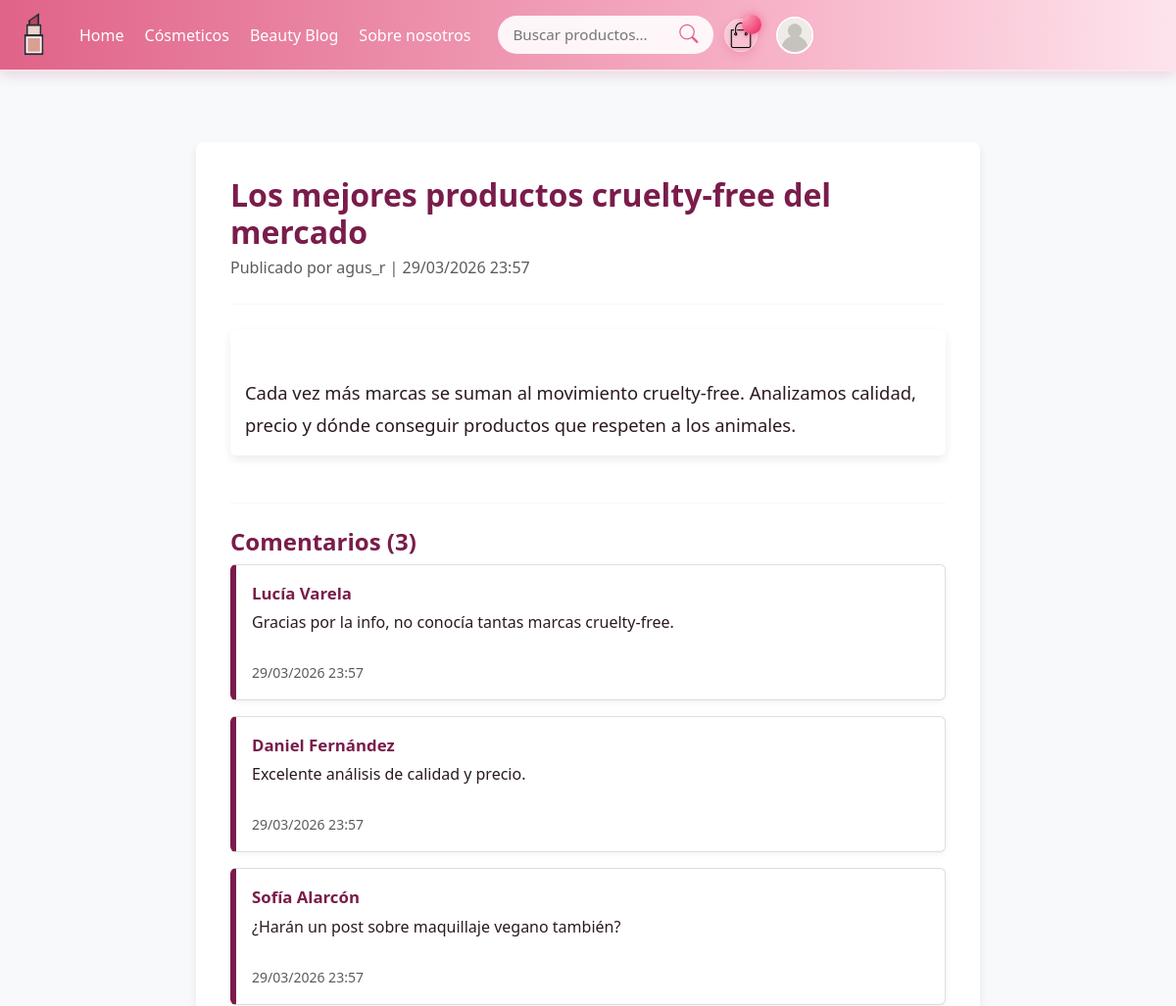
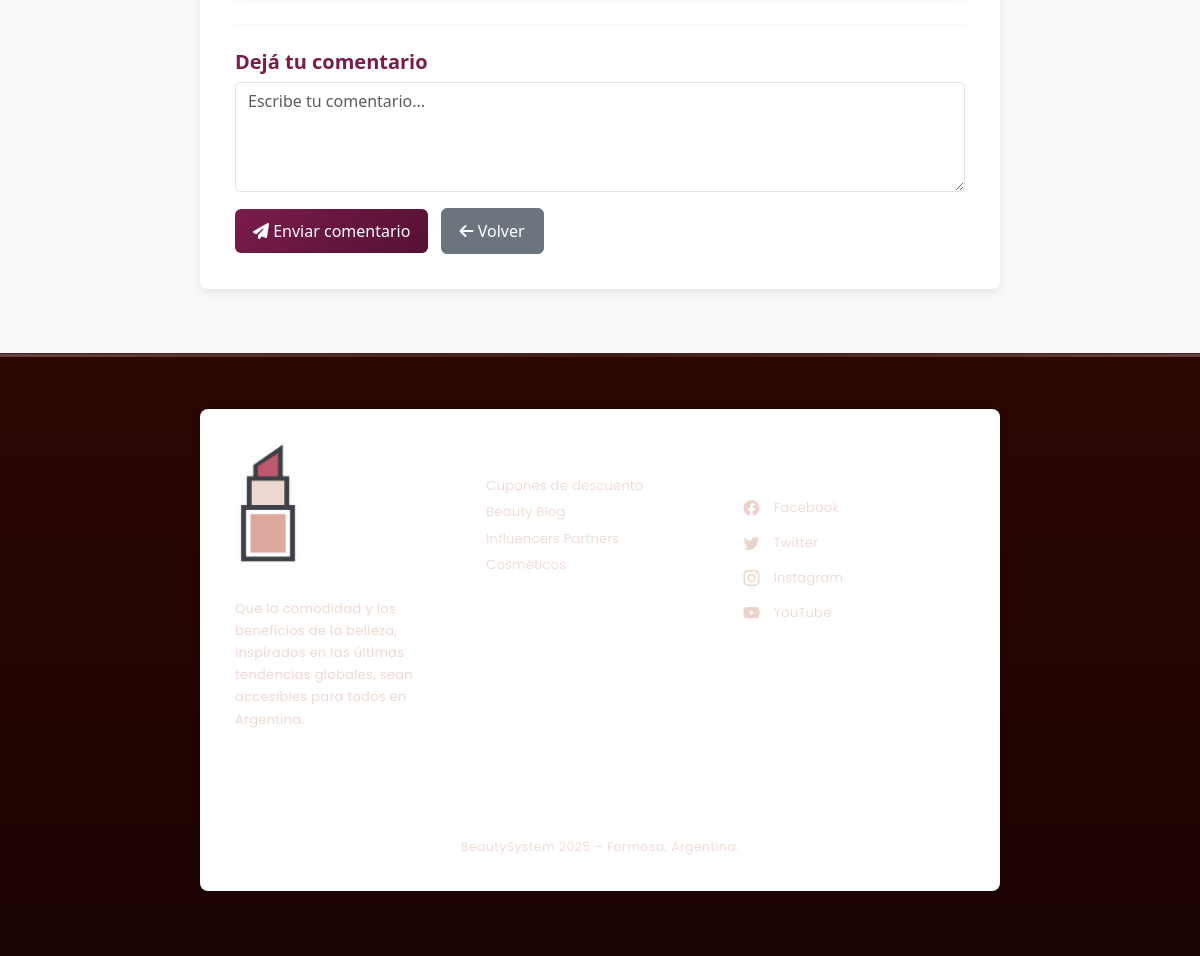
/index.php?controller=Blog&action=verPublico&id=4, run on the app's committed database (2 pictures, top to bottom).
### tables this page shows
CREATE TABLE blog_post (
    id_post INT AUTO_INCREMENT PRIMARY KEY,
    id_usuario INT NOT NULL, 
    titulo VARCHAR(255) NOT NULL,
    contenido TEXT NOT NULL,
    fecha_publicacion TIMESTAMP DEFAULT CURRENT_TIMESTAMP,
    FOREIGN KEY (id_usuario) REFERENCES usuario(id_usuario) ON DELETE CASCADE
);

CREATE TABLE usuario (
    id_usuario INT PRIMARY KEY AUTO_INCREMENT,
    nombre_usuario VARCHAR(50) NOT NULL UNIQUE,
    password_usuario VARCHAR(255) NOT NULL,
    fecha_registro TIMESTAMP DEFAULT CURRENT_TIMESTAMP,
    estado_usuario TINYINT(1) DEFAULT 0,  
    cuenta_activada TINYINT(1) DEFAULT 0,
    relacion_persona INT NOT NULL,
    relacion_perfil INT NOT NULL,
    FOREIGN KEY (relacion_persona) REFERENCES persona(id_persona),
    FOREIGN KEY (relacion_perfil) REFERENCES perfil(id_perfil)
);

CREATE TABLE comentarios_blog (
    id_comentario INT AUTO_INCREMENT PRIMARY KEY,
    id_post INT,
    id_cliente INT,
    comentario TEXT,
    fecha TIMESTAMP DEFAULT CURRENT_TIMESTAMP,
    FOREIGN KEY (id_post) REFERENCES blog_post(id_post) ON DELETE CASCADE,
    FOREIGN KEY (id_cliente) REFERENCES cliente(id_cliente) ON DELETE CASCADE
);

### controllers/BlogController.php (called while the page is built, shortened)
<?php
require_once 'models/BlogModel.php';
class BlogController {
    private $model;
    public function __construct() {
        $this->model = new BlogModel();
    }
    public function verPublico()
    {
        $id = $_GET['id'] ?? null;
        $post = $this->model->obtener($id);
        $comentarios = $this->model->obtenerComentarios($id);
        require_once 'views/layouts/main.php';
    }
}

### index.php (called while the page is built, shortened)
<?php
$actionName = $_GET['action'] ?? 'index';
$actionName = preg_replace('/[^a-zA-Z0-9_]/', '', $actionName);
$controller = new $controllerName();
call_user_func([$controller, $actionName]);

### models/Conexion.php (called while the page is built, shortened)
<?php
class Conexion {
    private $host = 'localhost';
    private $db_name = 'beautysystem';
    private $username = 'root';
    private $password = '';
    private $port = 3306;
    public function Conectar() {
        $this->conection = null;
        try {
            $this->conection = new PDO(
                "mysql:host={$this->host};port={$this->port};dbname={$this->db_name}",
                $this->username,
                $this->password
            );
            $this->conection->setAttribute(PDO::ATTR_ERRMODE, PDO::ERRMODE_EXCEPTION);
        } catch (PDOException $e) {
            echo 'Error al establecer la conexión: ' . $e->getMessage();
            exit;
        }
        return $this->conection;
    }
}
?>

### models/BlogModel.php (called while the page is built, shortened)
<?php
require_once 'models/Conexion.php';
class BlogModel
{
    private $db;
    public function __construct()
    {
        $this->db = (new Conexion())->Conectar();
    }
    public function obtener($id_post)
    {
        $sql = "SELECT p.id_post, p.titulo, p.contenido, p.fecha_publicacion,
                       u.nombre_usuario AS autor
                FROM blog_post p
                JOIN usuario u ON p.id_usuario = u.id_usuario
                WHERE p.id_post = :id_post";
        $stmt = $this->db->prepare($sql);
        $stmt->execute([':id_post' => $id_post]);
        return $stmt->fetch(PDO::FETCH_ASSOC);
    }
    public function obtenerComentarios($id_post)
    {
        $sql = "SELECT c.id_comentario,
                       c.comentario,
                       c.fecha,
                       CONCAT(p.nombre_persona, ' ', p.apellido_persona) AS cliente
                FROM comentarios_blog c
                JOIN cliente cl ON c.id_cliente = cl.id_cliente
                JOIN persona p ON cl.relacion_persona = p.id_persona
                WHERE c.id_post = :id_post
                ORDER BY c.fecha DESC";
        $stmt = $this->db->prepare($sql);
        $stmt->execute([':id_post' => $id_post]);
        return $stmt->fetchAll(PDO::FETCH_ASSOC);
    }
}

### views/blog/publico/ver.php (the view, shortened to what this page needs)
<!DOCTYPE html>
<html lang="es">
<head>
    <link href="https://cdn.jsdelivr.net/npm/bootstrap@5.3.2/dist/css/bootstrap.min.css" rel="stylesheet">
    <link rel="stylesheet"
        href="https://cdnjs.cloudflare.com/ajax/libs/font-awesome/6.5.0/css/all.min.css">
</head>
<body>
    <div class="container mt-5">
        <h2 class="mb-1"><?= htmlspecialchars($post['titulo']) ?></h2>
        <p class="text-muted">
            Publicado por <?= htmlspecialchars($post['autor']) ?> |
            <?= date("d/m/Y H:i", strtotime($post['fecha_publicacion'])) ?>
        </p>
        <hr>
        <div class="post-contenido mb-5">
            <?= nl2br(htmlspecialchars($post['contenido'])) ?>
        </div>
        <hr>
        <h4 class="mt-4">
            Comentarios (<?= count($comentarios) ?>)
        </h4>
        <?php if ($comentarios): ?>
            <?php foreach ($comentarios as $coment): ?>
                <div class="comentario p-3 mb-3 rounded">
                    <strong><?= htmlspecialchars($coment['cliente']) ?></strong><br>
                    <span><?= nl2br(htmlspecialchars($coment['comentario'])) ?></span><br>
                    <small class="text-muted">
                        <?= date("d/m/Y H:i", strtotime($coment['fecha'])) ?>
                    </small>
                </div>
            <?php endforeach; ?>
        <?php else: ?>
            <p class="text-muted">Aún no hay comentarios. Sé el primero.</p>
        <?php endif; ?>
        <hr>
        <h5 class="mt-4">Dejá tu comentario</h5>
        <form action="index.php?controller=Blog&action=guardarComentarioPublico" method="POST">
            <textarea name="comentario"
                class="form-control mb-3"
                rows="4"
                placeholder="Escribe tu comentario..."
                required></textarea>
            <button type="submit" class="btn btn-comentar">
                <i class="fa fa-paper-plane"></i> Enviar comentario
            </button>
            <a href="index.php?controller=Home&action=blog" class="btn btn-secondary ms-2">
                <i class="fa fa-arrow-left"></i> Volver
            </a>
        </form>
    </div>
</body>
</html>

### assets/css/navbar.css (style rules this page uses)
:root { --pink-strong: #e06388; --pink-light: #f8b8cc; --rose-soft: #fde4ec; --rose-hover: #f39ab5; --dark: #2d2d2d; --light: #ffffff; }

### views/blog/publico/ver.php (style rules this page uses)
:root { --bordo: #7a1c4b; --bordo-oscuro: #561133; --rosa-claro: #f9e2ec; --gris-claro: #f3f3f3; --gris-borde: #ddd; --texto: #2b1a1f; --shadow: 0 4px 10px rgba(0,0,0,0.08); }
body { background: #fafafa; font-family: 'Segoe UI', Tahoma, Geneva, Verdana, sans-serif; color: var(--texto); }
h2, h3, h4, h5 { color: var(--bordo); font-weight: 600; }
.post-contenido { white-space: pre-line; font-size: 1.15rem; line-height: 1.8; padding: 15px; background: white; border-radius: 6px; box-shadow: var(--shadow); }
.comentario { background: #ffffff; border: 1px solid var(--gris-borde); border-left: 6px solid var(--bordo); padding: 12px 15px; border-radius: 5px; margin-bottom: 10px; box-shadow: 0 2px 6px rgba(0,0,0,0.05); }
.comentario strong { color: var(--bordo); font-size: 1.05rem; }
.comentario span { display: block; margin: 5px 0 3px; }
.comentario small { color: #666; }
.btn-comentar { background: linear-gradient(135deg, var(--bordo), var(--bordo-oscuro)); color: white; border: none; padding: 10px 18px; border-radius: 6px; transition: all 0.2s ease-in-out; }
.btn-secondary { border-radius: 6px; padding: 10px 18px; }
textarea { border: 1px solid var(--gris-borde); border-radius: 6px; transition: 0.3s; }
.container { max-width: 800px; background: #ffffff; padding: 35px; border-radius: 8px; box-shadow: var(--shadow); margin-bottom: 40px; }
hr { border-top: 1px solid var(--gris-borde); margin: 25px 0; }

### data on the page
blog_post: titulo "Los mejores productos cruelty-free del mercado", id_usuario.nombre_usuario "agus_r", fecha_publicacion "29/03/2026 23:57", contenido "Cada vez más marcas se suman al movimiento cruelty-free. Analizamos calidad, precio y dónde conseguir productos que respeten a los animales."
comentarios_blog: cliente "Lucía Varela", comentario "Gracias por la info, no conocía tantas marcas cruelty-free.", fecha "29/03/2026 23:57"
comentarios_blog: cliente "Daniel Fernández", comentario "Excelente análisis de calidad y precio.", fecha "29/03/2026 23:57"
comentarios_blog: cliente "Sofía Alarcón", comentario "¿Harán un post sobre maquillaje vegano también?", fecha "29/03/2026 23:57"

### other printed values
count($comentarios) "3"
